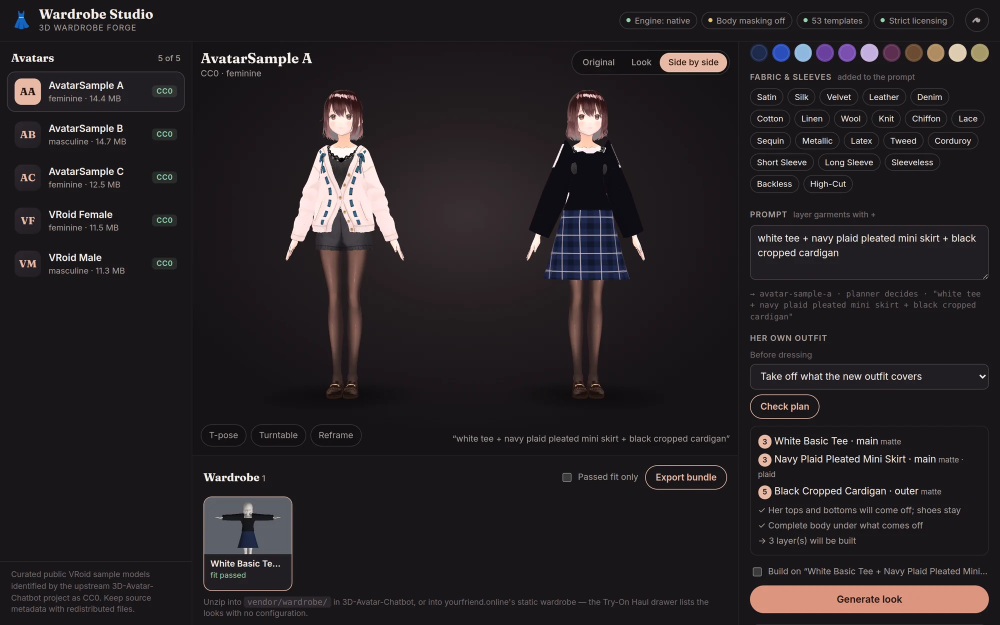
#> input picture docs/images/studio-layers.webp, 2000 x 1250 px (shown at 1/2 size)
$ python -i showcase.py   (imports and definitions only)
#> lines starting #> are read from the running program, lines starting #| are printed output that depends on the picture
"""The README's showcase images, from real-avatar gallery renders.

    python tools/gallery/showcase.py REAL_DIR [OUT_DIR]

REAL_DIR holds one render directory per avatar (``looks.py --avatar`` then
``render.mjs``), named after the VRM: AvatarSample_A, AvatarSample_B, ... OUT_DIR
defaults to docs/images. Writes:

* ``lookbook.webp`` — a strip of looks across the library avatars, front 3/4;
* ``before-after.webp`` — avatars as they arrive, then in two new outfits;
* ``features.webp`` — the feature map: one card per feature, with a render where
  the feature can be seen and plain text where it is a property;
* ``hosiery.webp`` — the hosiery golden previews (tools/gallery/hosiery.py), on the
  calibration mannequin the repository declares adult.

``--hosiery`` writes hosiery.webp and redraws only the hosiery card of an existing
features.webp, so the gallery need not be re-rendered for it.

Nothing is retouched: every panel is a render of a VRM the pipeline produced,
cropped and scaled. Which looks appear is chosen below, by number, so the
selection is reviewable in a diff.
"""

import json
import sys
from pathlib import Path

from PIL import Image, ImageDraw, ImageFont

#: (avatar directory, look number, caption) — the lookbook, left to right.
LOOKBOOK = [
    ("AvatarSample_A", 2, "bodycon mini dress"),
    ("AvatarSample_B", 10, "pleated skirt + halter"),
    ("fem_vroid", 6, "satin slip dress"),
    ("AvatarSample_A", 11, "skater dress + jacket"),
    ("AvatarSample_B", 8, "latex leggings + crop top"),
    ("AvatarSample_C", 1, "crop top + straight jeans"),
    ("fem_vroid", 3, "sequin mini dress"),
    ("AvatarSample_A", 9, "glossy catsuit"),
]

#: (avatar directory, [look numbers]) — before, then after.
BEFORE_AFTER = [("AvatarSample_A", [1, 12]), ("AvatarSample_B", [2, 7])]

BG, INK, MUTED = (30, 28, 34), (244, 237, 230), (169, 159, 154)
PANEL_H = 720


def font(name: str, size: int) -> ImageFont.ImageFont:
#> called with name = 'DejaVuSans.ttf', size = 18
    for folder in ("/usr/share/fonts/truetype/dejavu", "/Library/Fonts", "C:/Windows/Fonts"):
        try:
            return ImageFont.truetype(f"{folder}/{name}", size)
        except OSError:
            continue
    return ImageFont.load_default()


SMALL = font("DejaVuSans.ttf", 18)
LABEL = font("DejaVuSans-Bold.ttf", 20)


def portrait(path: Path) -> Image.Image:
    """A render cropped to her figure, scaled to the panel height."""
#> called with path = '../../docs/images/studio-layers.webp'
    image = Image.open(path).convert("RGB")
#> image is the input picture: PIL image 2000x1250 RGB; mean R, G, B 38.3, 33.3, 36.2
    w, h = image.size
#> w = 2000; h = 1250
    image = image.crop((int(w * 0.22), int(h * 0.02), int(w * 0.78), int(h * 0.97)))
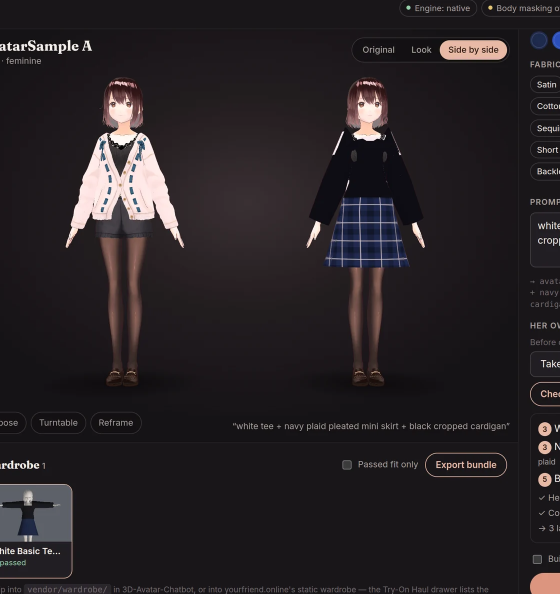
#> image: PIL image 1120x1187 RGB (shown at 1/2 size); mean R, G, B 39.2, 34, 37.1
    return image.resize((int(image.width * PANEL_H / image.height), PANEL_H), Image.LANCZOS)
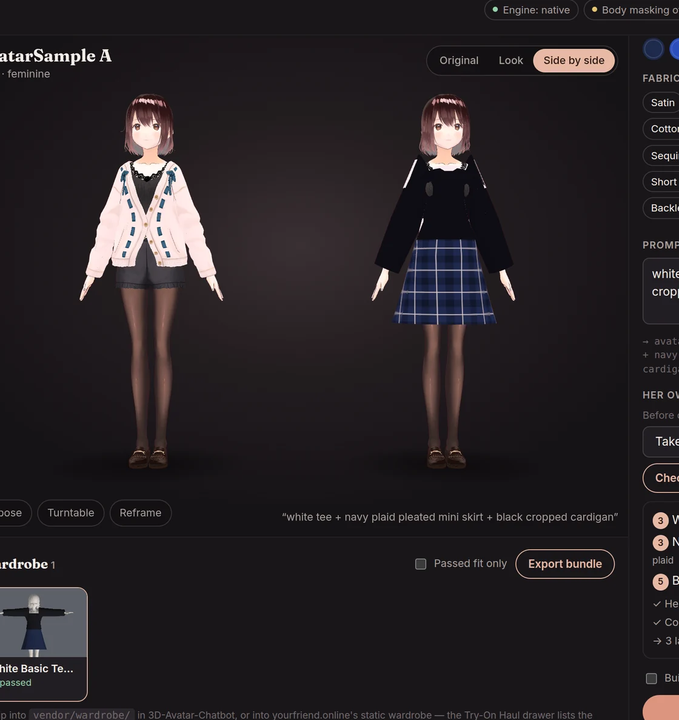
#> returned value: PIL image 679x720 RGB; mean R, G, B 39.2, 34, 37.1


# [11 lines left out: function strip, not called in this run]


#: The feature map, row by row: (title, lines, picture). A picture is ("render",
#: avatar, look), ("pair", avatar, look) for source then look, ("image", path),
#: ("sketch", name) for a drawn diagram, or None for a text-only card.
FEATURES = [
    ("Words in, VRM out", ["A plain-language request becomes", "a validated VRM in one job."],
     ("render", "AvatarSample_A", 2)),
    ("59-garment library", ["Procedural templates, generated at", "each avatar's own measurements."],
     ("render", "AvatarSample_B", 10)),
    ("Toon-true materials", ["6 finishes, 7 patterns and a sheer", "scale, all readable under MToon."],
     ("render", "fem_vroid", 3)),
    ("Layered outfits", ["Inner first, each layer clearing", "the ones beneath it, in one VRM."],
     ("render", "AvatarSample_A", 11)),
    ("Base Body Prep", ["Her own clothes come off only where", "an authored body is underneath."],
     ("pair", "AvatarSample_B", 2)),
    ("Measured fit", ["Legs, arms, crotch, armpit and", "shoulders measured from her mesh."],
     ("render", "AvatarSample_C", 1)),
    ("Wardrobe Studio", ["Design, check the plan, compare", "and export, on desktop or phone."],
     ("image", "docs/images/studio-layers.webp")),
    ("Validated output",
     ["\u2713 humanoid \u2713 weights \u2713 skeleton \u2713 expressions \u2713 clearance,",
      "re-checked from the output bytes."],
     None),
    ("Licensing and safety",
     ["Model terms checked first. Intimate", "garments need an operator's adult",
      "declaration; prompts cannot grant it."],
     None),
    ("Static-bundle export", ["One call packs a wardrobe that", "3D-Avatar-Chatbot loads by unzipping."],
     None),
    ("Runs on plain Python", ["Native engine: Python and numpy.", "Blender optional. 623 tests in CI."],
     None),
    ("Hosiery & suspenders",
     ["Straps clipped to the fitted stocking tops, tension checked walking and seated, "
      "a hem solved for the reveal. Gated; shown on the adult mannequin."],
     ("golden", "assets/gallery/hosiery/hosiery_garter_statement_front-detail.webp")),
]

CARD_W, CARD_H, THUMB_W = 520, 250, 170
ACCENT, CARD, LINE = (232, 185, 164), (42, 39, 48), (70, 66, 76)


# [43 lines left out: functions _thumb, _sketch_hosiery, not called in this run]

TINY = font("DejaVuSans.ttf", 13)
TITLE = font("DejaVuSans-Bold.ttf", 23)
BODY_TEXT = font("DejaVuSans.ttf", 17)
HEAD = font("DejaVuSans-Bold.ttf", 34)


# [69 lines left out: functions _wrap, _card, patch_card, not called in this run]


#: The hosiery showcase: (golden image, caption), left to right.
HOSIERY = [
    ("hosiery_garter_glimpse_front.webp", "glimpse \u00b7 standing: covered"),
    ("hosiery_garter_glimpse_seated.webp", "glimpse \u00b7 seated: the tops show"),
    ("hosiery_garter_statement_front.webp", "statement \u00b7 below the hem"),
    ("hosiery_garter_seamed_back.webp", "seamed \u00b7 six straps"),
    ("hosiery_garter_fishnet_front.webp", "fishnet"),
]
HOSIERY_DETAILS = [
    ("hosiery_garter_statement_front-detail.webp", "flat straps, silver clasps, wide tops, rolled edge"),
    ("hosiery_garter_glimpse_front-detail.webp", "seated close-up: the glimpse"),
]


# [83 lines left out: functions hosiery, features, main, not called in this run]


# [2 lines not run here, left out]

>>> result = portrait('../../docs/images/studio-layers.webp')

$ run again, on docs/images/body-art-back.webp
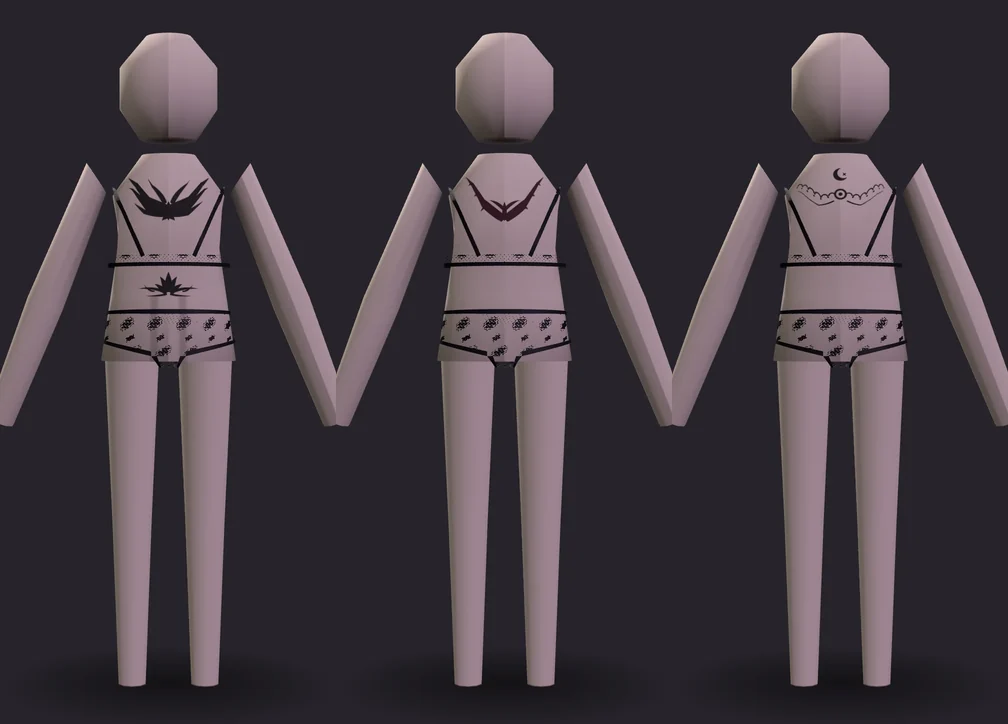
#> input picture docs/images/body-art-back.webp, 1008 x 724 px
#> in portrait, image is the input picture: PIL image 1008x724 RGB; mean R, G, B 67.5, 59, 66.2
#> in portrait, `image = image.crop((int(w * 0.22), int(h * 0.02), int(w * 0.78), int(h..`:
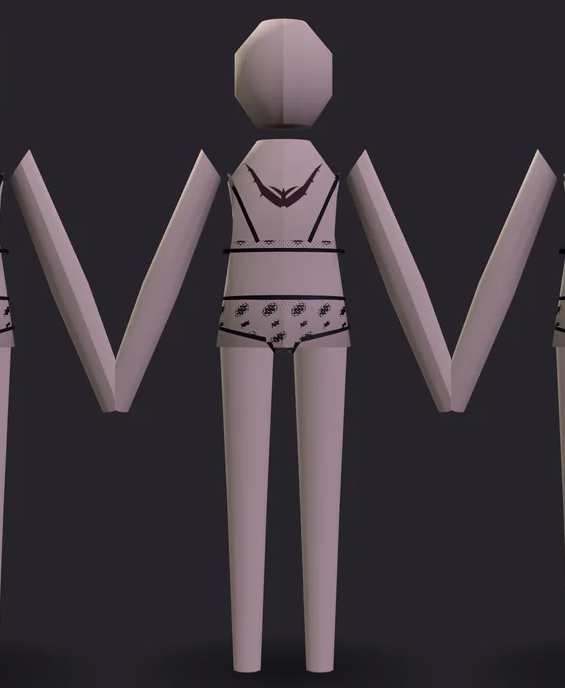
#> image: PIL image 565x688 RGB; mean R, G, B 61.9, 54.2, 61.5
